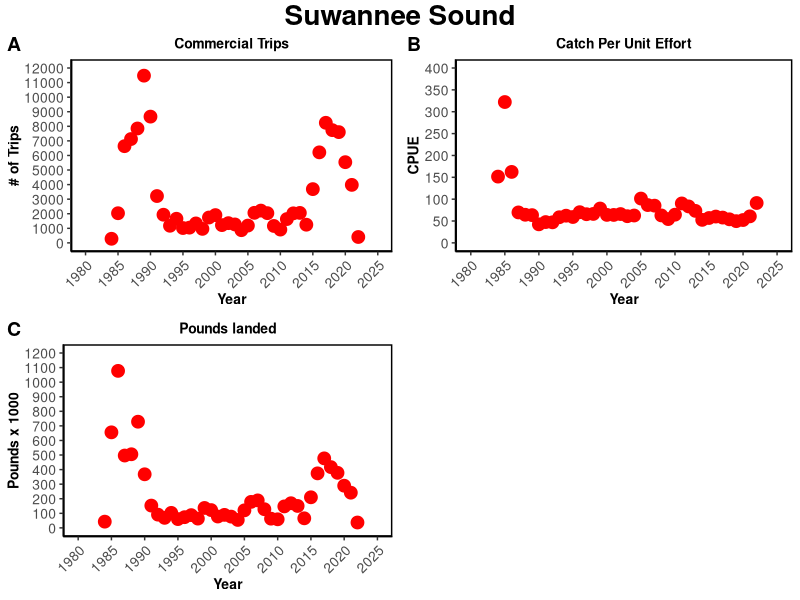
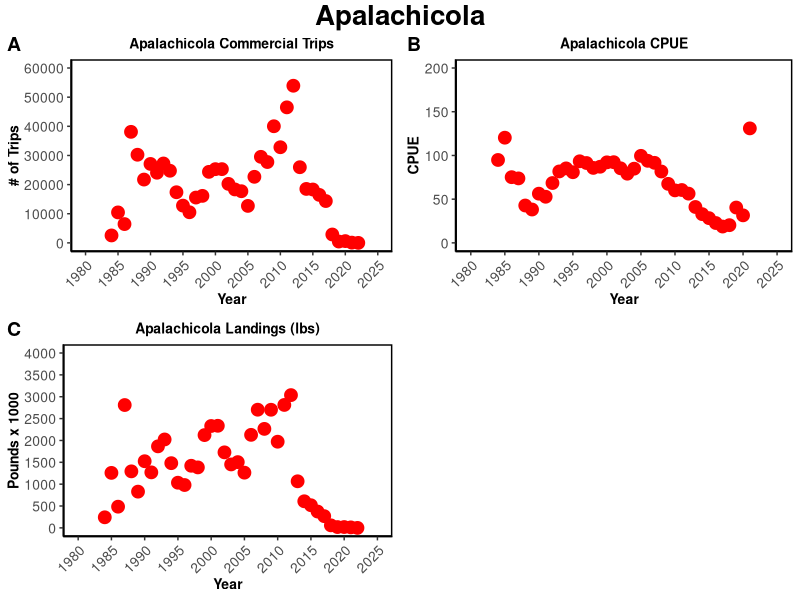
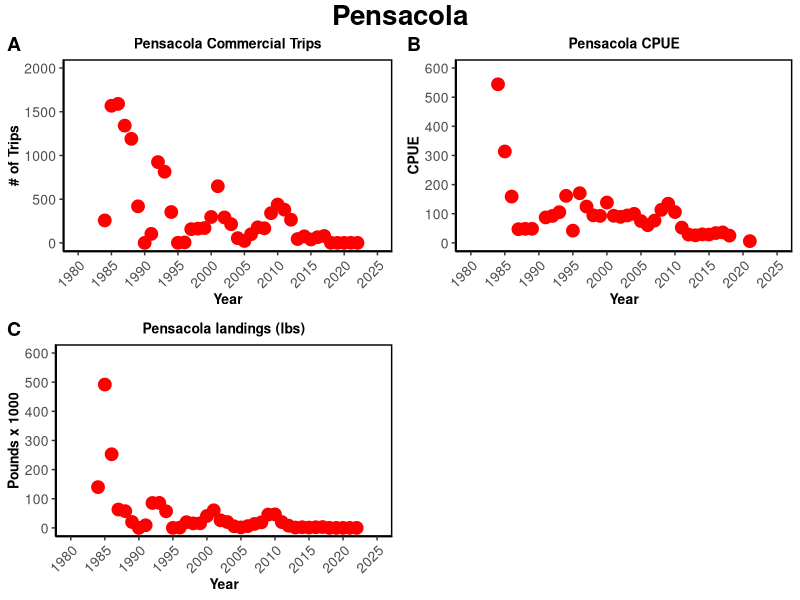
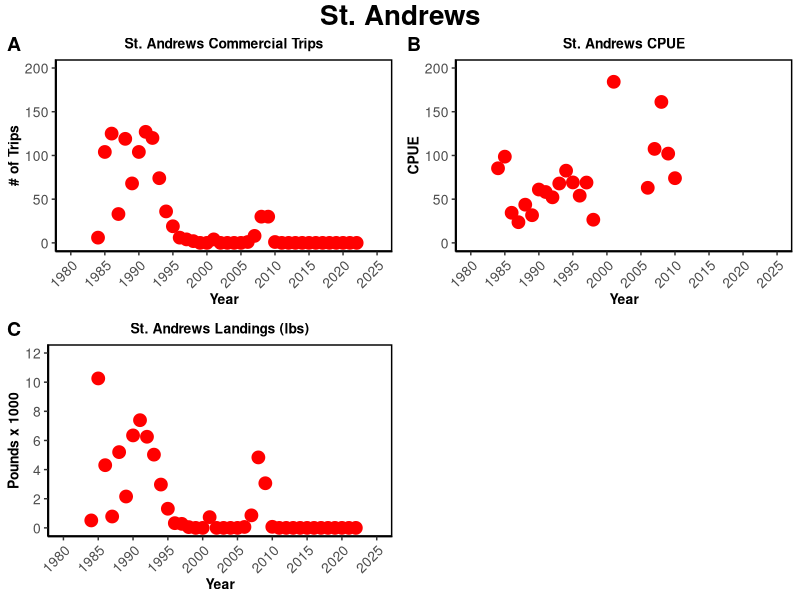
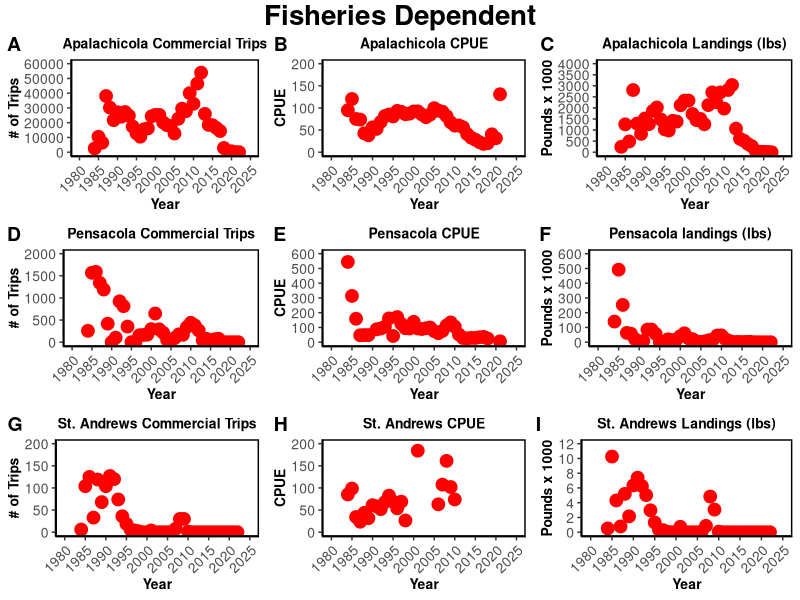
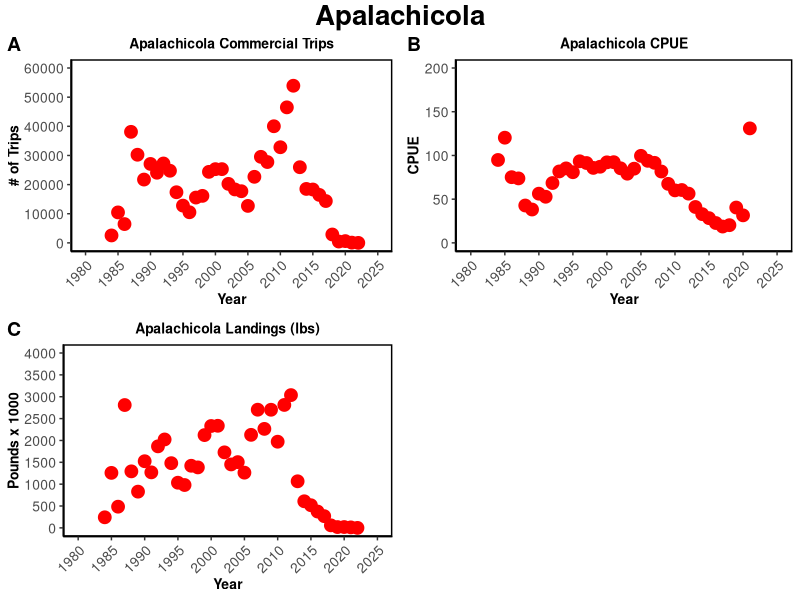
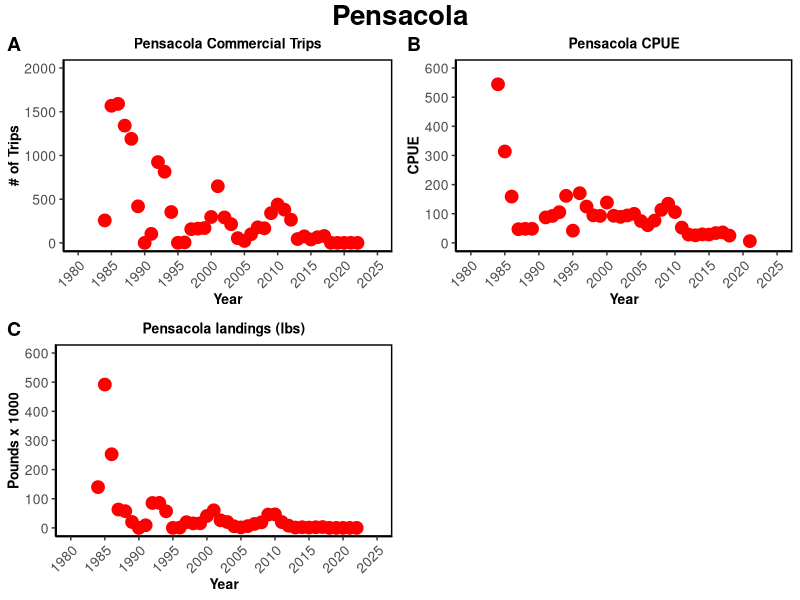
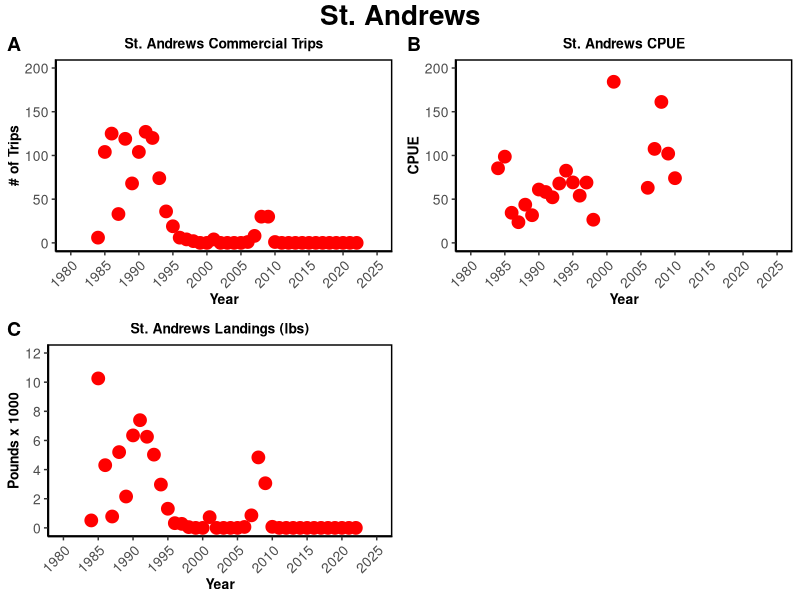

Write the R code that produced these figures, in order.
### Conversions for oyster landings data ###
# Goal - to get the volume of shell removed each year based off of the landings data
# to do this we must somehow convert the meat weight provided in the landings data to the volume of shell
# we can do this by
# meat weight --> # of bushels --> # of oysters --> meat weight per oyster --> pounds to grams --> dry weight --> height --> volume per oyster --> total volume

## Harvest Areas of interest and the counties used to represent them ##
#Suwannee = Dixie and Levy
#Apalachicola = Gulf and Franklin
#Pensacola = Santa Rosa and Escambia
#Choctawhatchee/St. Andrew = Ocaloosa and Walton


setwd("~/Git/AB_DEP/Landings_threebay")

library(dplyr)
library(ggplot2)
library(ggpubr)

## reading in the landings data and cleaning it up to include only the counties we are interested in ##

post_1984 <- read.csv("oyster_landings_by_county_84to22.csv", header = TRUE)

#post_1984 <- select(post_1984, Year, County_Landed, Pounds)

#Suwannee
Dixie <- filter(post_1984, County_Landed == "DIXIE")
Levy <- filter(post_1984, County_Landed == "LEVY")
Dixie <- select(Dixie, Year, Pounds, Trips, Average_Price, Estimated_Value)
Levy <- select(Levy, Year, Pounds, Trips, Average_Price, Estimated_Value)
colnames(Dixie) <- c("Year", "D.pounds","D.trips","D.avg_price","D.est.val") 
colnames(Levy) <- c("Year", "L.pounds","L.trips","L.avg_price","L.est.val") 
suw_counties <- full_join(Dixie, Levy, by = "Year")  # join the two together into one data frame so all the years are listed for each county so we can add them together later
Dixie1<-data.frame(Year=suw_counties$Year,   # separate the counties out again into their own data frames so we can add them together
                   pounds=suw_counties$D.pounds, 
                   trips=suw_counties$D.trips, 
                   avg_price=suw_counties$D.avg_price, 
                   est_val=suw_counties$D.est.val)
Levy1<-data.frame(Year=suw_counties$Year, 
                  pounds=suw_counties$L.pounds, 
                  trips=suw_counties$L.trips, 
                  avg_price=suw_counties$L.avg_price, 
                  est_val=suw_counties$L.est.val)
Levy1[is.na(Levy1)] <- 0 # replace NAs with 0 so we can add columns in the next step
Dixie1[is.na(Dixie1)] <- 0 # replace NAs with 0 so we can add columns in the next step
suw<-Dixie1+Levy1 # add Dixie and Levy data to consolidate into suwannee
suw$Year<-suw$Year/2 # fix the year

#Apalachicola
Gulf <- filter(post_1984, County_Landed == "GULF")
Franklin <- filter(post_1984, County_Landed == "FRANKLIN")
Gulf <- select(Gulf, Year, Pounds, Trips, Average_Price, Estimated_Value)
Franklin <- select(Franklin, Year, Pounds, Trips, Average_Price, Estimated_Value)
colnames(Gulf) <- c("Year", "G.pounds","G.trips","G.avg_price","G.est.val") 
colnames(Franklin) <- c("Year", "F.pounds","F.trips","F.avg_price","F.est.val") 
apa_counties <- full_join(Gulf, Franklin, by = "Year")  # join the two together into one data frame so all the years are listed for each county so we can add them together later
Gulf1<-data.frame(Year=apa_counties$Year,   # separate the counties out again into their own data frames so we can add them together
                   pounds=apa_counties$G.pounds, 
                   trips=apa_counties$G.trips, 
                   avg_price=apa_counties$G.avg_price, 
                   est_val=apa_counties$G.est.val)
Franklin1<-data.frame(Year=apa_counties$Year, 
                  pounds=apa_counties$F.pounds, 
                  trips=apa_counties$F.trips, 
                  avg_price=apa_counties$F.avg_price, 
                  est_val=apa_counties$F.est.val)
Franklin1[is.na(Franklin1)] <- 0 # replace NAs with 0 so we can add columns in the next step
Gulf1[is.na(Gulf1)] <- 0 # replace NAs with 0 so we can add columns in the next step
apa<-Gulf1+Franklin1 # add Gulf and Franklin data to consolidate into apalachicola
apa$Year<-apa$Year/2 # fix the year

#Pensacola
Santa_Rosa <- filter(post_1984, County_Landed == "SANTA ROSA")
Escambia <- filter(post_1984, County_Landed == "ESCAMBIA")
Santa_Rosa <- select(Santa_Rosa, Year, Pounds, Trips, Average_Price, Estimated_Value)
Escambia <- select(Escambia, Year, Pounds, Trips, Average_Price, Estimated_Value)
colnames(Santa_Rosa) <- c("Year", "SR.pounds","SR.trips","SR.avg_price","SR.est.val") 
colnames(Escambia) <- c("Year", "E.pounds","E.trips","E.avg_price","E.est.val") 
pens_counties <- full_join(Santa_Rosa, Escambia, by = "Year")  # join the two together into one data frame so all the years are listed for each county so we can add them together later
Santa_Rosa1<-data.frame(Year=pens_counties$Year,   # separate the counties out again into their own data frames so we can add them together
                  pounds=pens_counties$SR.pounds, 
                  trips=pens_counties$SR.trips, 
                  avg_price=pens_counties$SR.avg_price, 
                  est_val=pens_counties$SR.est.val)
Escambia1<-data.frame(Year=pens_counties$Year, 
                      pounds=pens_counties$E.pounds, 
                      trips=pens_counties$E.trips, 
                      avg_price=pens_counties$E.avg_price, 
                      est_val=pens_counties$E.est.val)
Escambia1[is.na(Escambia1)] <- 0 # replace NAs with 0 so we can add columns in the next step
Santa_Rosa1[is.na(Santa_Rosa1)] <- 0 # replace NAs with 0 so we can add columns in the next step
pens<-Santa_Rosa1+Escambia1 # add Santa_Rosa and Escambia data to consolidate into pensacola
pens$Year<-pens$Year/2 # fix the year

#Choctawhatchee/St. Andrew
Okaloosa <- filter(post_1984, County_Landed == "OKALOOSA")
Walton <- filter(post_1984, County_Landed == "WALTON")
Okaloosa <- select(Okaloosa, Year, Pounds, Trips, Average_Price, Estimated_Value)
Walton <- select(Walton, Year, Pounds, Trips, Average_Price, Estimated_Value)
colnames(Okaloosa) <- c("Year", "O.pounds","O.trips","O.avg_price","O.est.val") 
colnames(Walton) <- c("Year", "W.pounds","W.trips","W.avg_price","W.est.val") 
choc_counties <- full_join(Okaloosa, Walton, by = "Year")  # join the two together into one data frame so all the years are listed for each county so we can add them together later
Okaloosa1<-data.frame(Year=choc_counties$Year,   # separate the counties out again into their own data frames so we can add them together
                  pounds=choc_counties$O.pounds, 
                  trips=choc_counties$O.trips, 
                  avg_price=choc_counties$O.avg_price, 
                  est_val=choc_counties$O.est.val)
Walton1<-data.frame(Year=choc_counties$Year, 
                      pounds=choc_counties$W.pounds, 
                      trips=choc_counties$W.trips, 
                      avg_price=choc_counties$W.avg_price, 
                      est_val=choc_counties$W.est.val)
Walton1[is.na(Walton1)] <- 0 # replace NAs with 0 so we can add columns in the next step
Okaloosa1[is.na(Okaloosa1)] <- 0 # replace NAs with 0 so we can add columns in the next step
choc<-Okaloosa1+Walton1 # add Okaloosa and Walton data to consolidate into choctawhatchee
choc$Year<-choc$Year/2 # fix the year



suw <- select(suw, Year, pounds, trips, avg_price, est_val)
apa <- select(apa, Year, pounds, trips, avg_price, est_val)
pens <- select(pens, Year, pounds, trips, avg_price, est_val)
choc <- select(choc, Year, pounds, trips, avg_price, est_val)


colnames(suw) <- c("Year", "suw.pounds","suw.trips","suw.avg_price","suw.est.val") 
colnames(apa) <- c("Year", "apa.pounds","apa.trips","apa.avg_price","apa.est.val") 
colnames(pens) <- c("Year", "pens.pounds","pens.trips","pens.avg_price","pens.est.val") 
colnames(choc) <- c("Year", "choc.pounds","choc.trips","choc.avg_price","choc.est.val") 


landings_84to22 <- full_join(suw, apa, by = "Year")
landings_84to22 <- full_join(landings_84to22, pens, by="Year")
landings_84to22 <- full_join(landings_84to22, choc, by="Year") # this is the cleaned landings data we will use

## Now we start the conversions

# converting the meat weight from the landings data to the number of bushels
landings_84to22$suw.bushels<-landings_84to22$suw.pounds/6.5625  #from FWC conversion factors
landings_84to22$apa.bushels<-landings_84to22$apa.pounds/6.5625
landings_84to22$pens.bushels<-landings_84to22$pens.pounds/6.5625
landings_84to22$choc.bushels<-landings_84to22$choc.pounds/6.5625

#converting the # of bushels to the # of oysters
landings_84to22$suw.count<-landings_84to22$suw.bushels*225  #from Berrigan paper
landings_84to22$apa.count<-landings_84to22$apa.bushels*225
landings_84to22$pens.count<-landings_84to22$pens.bushels*225
landings_84to22$choc.count<-landings_84to22$choc.bushels*225

#converting from # of oysters to meat weight per oyster
landings_84to22$suw.ind_wt<-landings_84to22$suw.pounds/landings_84to22$suw.count
landings_84to22$apa.ind_wt<-landings_84to22$apa.pounds/landings_84to22$apa.count
landings_84to22$pens.ind_wt<-landings_84to22$pens.pounds/landings_84to22$pens.count
landings_84to22$choc.ind_wt<-landings_84to22$choc.pounds/landings_84to22$choc.count

#convert from pounds to grams
landings_84to22$suw.grams<-landings_84to22$suw.ind_wt*453.592
landings_84to22$apa.grams<-landings_84to22$apa.ind_wt*453.592
landings_84to22$pens.grams<-landings_84to22$pens.ind_wt*453.592
landings_84to22$choc.grams<-landings_84to22$choc.ind_wt*453.592

#for later use
land<-landings_84to22


#### using the minimum harvest size height (75mm)

#converting from height to volume
land$logvol_suw_2<-75*0.034867+0.928140 #from Hajovsky et al
land$vol_suw_2<-exp(land$logvol_suw_2)
land$logvol_apa_2<-75*0.034867+0.928140
land$vol_apa_2<-exp(land$logvol_apa_2)
land$logvol_pens_2<-75*0.034867+0.928140
land$vol_pens_2<-exp(land$logvol_pens_2)
land$logvol_choc_2<-75*0.034867+0.928140
land$vol_choc_2<-exp(land$logvol_choc_2)

#convert from individual oyster volume to total volume per county per year
land$tot_vol_S_2<-land$vol_suw_2*land$suw.count
land$tot_vol_A_2<-land$vol_apa_2*land$apa.count
land$tot_vol_P_2<-land$vol_pens_2*land$pens.count
land$tot_vol_C_2<-land$vol_choc_2*land$choc.count

#convert from mL to meters cubed
land$Vol_S_m3_2<-land$tot_vol_S_2*0.000001
land$Vol_A_m3_2<-land$tot_vol_A_2*0.000001
land$Vol_P_m3_2<-land$tot_vol_P_2*0.000001
land$Vol_C_m3_2<-land$tot_vol_C_2*0.000001

#calculating the number of lone cabbages
LC<-16000/1.308 #yards to meters
land[is.na(land)] = 0
land$num_LC_suw<-land$Vol_S_m3_2/LC
land$num_LC_apa<-land$Vol_A_m3_2/LC
land$num_LC_pens<-land$Vol_P_m3_2/LC
land$num_LC_choc<-land$Vol_C_m3_2/LC

# Calculate CPUE, this is catch/trips
land$suw.CPUE<-land$suw.pounds/land$suw.trips
land$apa.CPUE<-land$apa.pounds/land$apa.trips
land$pens.CPUE<-land$pens.pounds/land$pens.trips
land$choc.CPUE<-land$choc.pounds/land$choc.trips


#plots

names(land)

d1 <- land %>% 
  dplyr::select(Year, suw.pounds,suw.trips,suw.avg_price,suw.CPUE,Vol_S_m3_2)

names(d1) <- c("Year", "suw.pounds","suw.trips","suw.price","suw.cpue","suw.removed" )
  
names(d1)


#### Plots for Suwannee Sound ####
#number of cubic meters removed from suwannee sound
s1<-ggplot(data = d1, aes(x = Year, y = suw.removed)) +
  geom_point(colour ="red", size=4) +
  theme_classic()+
  scale_x_continuous(limits=c(1980,2025),breaks=c(1980, 1985, 1990,
                                                  1995,2000, 2005, 2010,2015,2020, 2025)) +
  scale_y_continuous(limits=c(0,1400),breaks=c(0,200,400,600, 800, 1000, 1200, 1400))+
  theme(axis.text=element_text(size=10),
        axis.title=element_text(size=10),
        plot.title =element_text(size=10, hjust = 0.5),
        axis.text.x = element_text(angle = 45, hjust = 1),
        panel.border = element_rect(color = "black", size = 1, fill = NA, 
                                    linetype="solid")) +
  labs(title = "Shell Material Removed",
       y = "Cubic Meters Removed")


#number of trips in suwannee sound
s2<-ggplot(data = d1, aes(x = Year, y = suw.trips)) +
  
  geom_point(colour ="red", size=4) +
  theme_classic()+
  scale_x_continuous(limits=c(1980,2025),breaks=c(1980, 1985, 1990,
                                                  1995,2000, 2005, 2010,2015,2020, 2025)) +
  scale_y_continuous(limits=c(0,12000),breaks=c(seq(0,12000, by= 1000))) +
  theme(axis.text=element_text(size=10),axis.title=element_text(size=10,
                                                                face="bold"),
        plot.title =element_text(size=10, face='bold', hjust = 0.5),
        axis.text.x = element_text(angle = 45, hjust = 1),
        panel.border = element_rect(color = "black", size = 1, fill = NA, 
                                    linetype="solid")) +
  labs(title = "Commercial Trips",
       y = "# of Trips")

# CPUE for Suwannee Sound
s3<-ggplot(data=d1, aes(x=Year, y=suw.cpue))+
  geom_point(colour ="red", size=4) +
  theme_classic()+
  scale_x_continuous(limits=c(1980,2025),breaks=c(1980, 1985, 1990,1995,2000, 2005, 
                                                  2010,2015,2020,2025)) +
  scale_y_continuous(limits=c(0,400),breaks=c(0,50,100,150,200,250,300,350,400))+
  theme(axis.text=element_text(size=10),axis.title=element_text(size=10,
                                                                face="bold"),
        plot.title =element_text(size=10, face='bold', hjust = 0.5),
        axis.text.x = element_text(angle = 45, hjust = 1),
        panel.border = element_rect(color = "black", size = 1, fill = NA, 
                                    linetype="solid")) +
  labs(title = "Catch Per Unit Effort",
       y = "CPUE")

#landings in Suwannee sound
s4<-ggplot(data = d1, aes(x = Year, y = suw.pounds/1000)) +
    geom_point(colour ="red", size=4) +
    theme_classic()+
    scale_x_continuous(limits=c(1980,2025),breaks=c(1980,1985,1990, 1995, 2000, 2005, 
                                                    2010,2015,2020,2025)) +
    scale_y_continuous(limits=c(0,1200),breaks=c(0, 100, 200, 300, 400, 500, 600, 700, 
                                                   800, 900, 1000, 1100, 1200))+
    theme(axis.text=element_text(size=10),axis.title=element_text(size=10,
                                                                  face="bold"),
          plot.title =element_text(size=10, face='bold', hjust = 0.5),
          axis.text.x = element_text(angle = 45, hjust = 1),
          panel.border = element_rect(color = "black", size = 1, fill = NA, 
                                      linetype="solid")) +
    labs(title = "Pounds landed",
         y = "Pounds x 1000")

suw_fig<-ggarrange(s2,s3,s4, 
                    labels = c("A", "B", "C", "D"),
                    ncol = 2, nrow = 2)
annotate_figure(suw_fig,
                top = text_grob("Suwannee Sound", color = "black", face = "bold", size = 20))

#ggsave("suwannee_dependent.pdf", width = 10, height = 10)

#### Apalachicola ####
d2 <- land %>% 
  dplyr::select(Year, apa.pounds,apa.trips,apa.avg_price,apa.CPUE,Vol_A_m3_2)

names(d2) <- c("Year", "apa.pounds","apa.trips","apa.price","apa.cpue","apa.removed")

names(d2)

#### Plots for Apalachicola ####
#number of cubic meters removed from Apalachicola sound
a1<-ggplot(data = d2, aes(x = Year, y = apa.removed)) +
  geom_point(colour ="red", size=4) +
  theme_classic()+
  scale_x_continuous(limits=c(1980,2025),breaks=c(1980,1985,1990,1995,2000,2005,2010,2015,2020,2025))+
  scale_y_continuous(limits=c(0,1400),breaks=c(0,200,400,600,800,1000,1200,1400))+
  theme(axis.text=element_text(size=10),
        axis.title=element_text(size=10),
        plot.title =element_text(size=10, hjust = 0.5),
        axis.text.x = element_text(angle = 45, hjust = 1),
        panel.border = element_rect(color = "black", size = 1, fill = NA, 
                                    linetype="solid")) +
  labs(title = "Shell Material Removed",
       y = "Cubic Meters Removed")


#number of trips in apalachicola
a2<-ggplot(data = d2, aes(x = Year, y = apa.trips)) +
  
  geom_point(colour ="red", size=4) +
  theme_classic()+
  scale_x_continuous(limits=c(1980,2025),breaks=c(1980, 1985, 1990,
                                                  1995,2000, 2005, 2010,2015,2020, 2025)) +
  scale_y_continuous(limits=c(0,60000),breaks=c(0,10000,20000,30000,40000,50000, 60000)) +
  theme(axis.text=element_text(size=10),axis.title=element_text(size=10,
                                                                face="bold"),
        plot.title =element_text(size=10, face='bold', hjust = 0.5),
        axis.text.x = element_text(angle = 45, hjust = 1),
        panel.border = element_rect(color = "black", size = 1, fill = NA, 
                                    linetype="solid")) +
  labs(title = "Apalachicola Commercial Trips",
       y = "# of Trips")

# CPUE for Apalachicola
a3<-ggplot(data=d2, aes(x=Year, y=apa.cpue))+
  geom_point(colour ="red", size=4) +
  theme_classic()+
  scale_x_continuous(limits=c(1980,2025),breaks=c(1980, 1985, 1990,1995,2000, 2005, 
                                                  2010,2015,2020,2025)) +
  scale_y_continuous(limits=c(0,200),breaks=c(0,50,100,150,200))+
  theme(axis.text=element_text(size=10),axis.title=element_text(size=10,
                                                                face="bold"),
        plot.title =element_text(size=10, face='bold', hjust = 0.5),
        axis.text.x = element_text(angle = 45, hjust = 1),
        panel.border = element_rect(color = "black", size = 1, fill = NA, 
                                    linetype="solid")) +
  labs(title = "Apalachicola CPUE",
       y = "CPUE")

#landings in Apalachicola
a4<-ggplot(data = d2, aes(x = Year, y = apa.pounds/1000)) +
  geom_point(colour ="red", size=4) +
  theme_classic()+
  scale_x_continuous(limits=c(1980,2025),breaks=c(1980,1985,1990, 1995, 2000, 2005, 
                                                  2010,2015,2020,2025)) +
  scale_y_continuous(limits=c(0,4000),breaks=c(0, 500, 1000, 1500, 2000, 2500, 3000, 3500, 
                                               4000))+
  theme(axis.text=element_text(size=10),axis.title=element_text(size=10,
                                                                face="bold"),
        plot.title =element_text(size=10, face='bold', hjust = 0.5),
        axis.text.x = element_text(angle = 45, hjust = 1),
        panel.border = element_rect(color = "black", size = 1, fill = NA, 
                                    linetype="solid")) +
  labs(title = "Apalachicola Landings (lbs)",
       y = "Pounds x 1000")

apa_fig<-ggarrange(a2,a3,a4, 
                   labels = c("A", "B", "C", "D"),
                   ncol = 2, nrow = 2)
annotate_figure(apa_fig,
                top = text_grob("Apalachicola", color = "black", face = "bold", size = 20))

ggsave("apalach_dependent.pdf", width = 10, height = 10)


#### Pensacola ####
#volume in meters cubed of shell material removed from Pensacola
d3 <- land %>% 
  dplyr::select(Year, pens.pounds,pens.trips,pens.avg_price,pens.CPUE,Vol_A_m3_2)

names(d3) <- c("Year", "pen.pounds","pen.trips","pen.price","pen.cpue","pen.removed")

#### Plots for pensacola ####
#number of cubic meters removed from pensacola sound
p1<-ggplot(data = d3, aes(x = Year, y = pen.removed)) +
  geom_point(colour ="red", size=4) +
  theme_classic()+
  scale_x_continuous(limits=c(1980,2025),breaks=c(1980,1985,1990,1995,2000,2005,2010,2015,2020,2025))+
  scale_y_continuous(limits=c(0,4000),breaks=c(seq(0,4000, by= 500)))+
  theme(axis.text=element_text(size=10),
        axis.title=element_text(size=10),
        plot.title =element_text(size=10, hjust = 0.5),
        axis.text.x = element_text(angle = 45, hjust = 1),
        panel.border = element_rect(color = "black", size = 1, fill = NA, 
                                    linetype="solid")) +
  labs(title = "Shell Material Removed",
       y = "Cubic Meters Removed")

#number of trips in pensacola
p2<-ggplot(data = d3, aes(x = Year, y = pen.trips)) +
  
  geom_point(colour ="red", size=4) +
  theme_classic()+
  scale_x_continuous(limits=c(1980,2025),breaks=c(1980, 1985, 1990,
                                                  1995,2000, 2005, 2010,2015,2020, 2025)) +
  scale_y_continuous(limits=c(0,2000),breaks=c(seq(0,2000, by= 500))) +
  theme(axis.text=element_text(size=10),axis.title=element_text(size=10,
                                                                face="bold"),
        plot.title =element_text(size=10, face='bold', hjust = 0.5),
        axis.text.x = element_text(angle = 45, hjust = 1),
        panel.border = element_rect(color = "black", size = 1, fill = NA, 
                                    linetype="solid")) +
  labs(title = "Pensacola Commercial Trips",
       y = "# of Trips")

# CPUE for pensacola
p3<-ggplot(data=d3, aes(x=Year, y=pen.cpue))+
  geom_point(colour ="red", size=4) +
  theme_classic()+
  scale_x_continuous(limits=c(1980,2025),breaks=c(1980, 1985, 1990,1995,2000, 2005, 
                                                  2010,2015,2020,2025)) +
  scale_y_continuous(limits=c(0,600),breaks=c(seq(0,600, by= 100)))+
  theme(axis.text=element_text(size=10),axis.title=element_text(size=10,
                                                                face="bold"),
        plot.title =element_text(size=10, face='bold', hjust = 0.5),
        axis.text.x = element_text(angle = 45, hjust = 1),
        panel.border = element_rect(color = "black", size = 1, fill = NA, 
                                    linetype="solid")) +
  labs(title = "Pensacola CPUE",
       y = "CPUE")

#landings in pensacola
p4<-ggplot(data = d3, aes(x = Year, y = pen.pounds/1000)) +
  geom_point(colour ="red", size=4) +
  theme_classic()+
  scale_x_continuous(limits=c(1980,2025),breaks=c(1980,1985,1990, 1995, 2000, 2005, 
                                                  2010,2015,2020,2025)) +
  scale_y_continuous(limits=c(0,600),breaks=c(seq(0,600, by= 100)))+
  theme(axis.text=element_text(size=10),axis.title=element_text(size=10,
                                                                face="bold"),
        plot.title =element_text(size=10, face='bold', hjust = 0.5),
        axis.text.x = element_text(angle = 45, hjust = 1),
        panel.border = element_rect(color = "black", size = 1, fill = NA, 
                                    linetype="solid")) +
  labs(title = "Pensacola landings (lbs)",
       y = "Pounds x 1000")

pen_fig<-ggarrange(p2,p3,p4, 
                   labels = c("A", "B", "C", "D"),
                   ncol = 2, nrow = 2)
annotate_figure(pen_fig,
                top = text_grob("Pensacola", color = "black", face = "bold", size = 20))

ggsave("pensacola_dependent.pdf", width = 10, height = 10)


#### Choctawhatchee ####
d4 <- land %>% 
  dplyr::select(Year, choc.pounds,choc.trips,choc.avg_price,choc.CPUE,Vol_A_m3_2)

names(d4) <- c("Year", "choc.pounds","choc.trips","choc.price","choc.cpue","choc.removed")

#### Plots for St. Andrews ####
#number of cubic meters removed from St. Andrews sound
s1<-ggplot(data = d4, aes(x = Year, y = choc.removed)) +
  geom_point(colour ="red", size=4) +
  theme_classic()+
  scale_x_continuous(limits=c(1980,2025),breaks=c(1980,1985,1990,1995,2000,2005,2010,2015,2020,2025))+
  scale_y_continuous(limits=c(0,4000),breaks=c(0,500,1000,1500,2000,2500,3000,3500,4000))+
  theme(axis.text=element_text(size=10),
        axis.title=element_text(size=10),
        plot.title =element_text(size=10, hjust = 0.5),
        axis.text.x = element_text(angle = 45, hjust = 1),
        panel.border = element_rect(color = "black", size = 1, fill = NA, 
                                    linetype="solid")) +
  labs(title = "Shell Material Removed",
       y = "Cubic Meters Removed")

#number of trips in St. Andrews
s2<-ggplot(data = d4, aes(x = Year, y = choc.trips)) +
  geom_point(colour ="red", size=4) +
  theme_classic()+
  scale_x_continuous(limits=c(1980,2025),breaks=c(1980, 1985, 1990,
                                                  1995,2000, 2005, 2010,2015,2020, 2025)) +
  scale_y_continuous(limits=c(0,200),breaks=c(0,50,100,150,200)) +
  theme(axis.text=element_text(size=10),axis.title=element_text(size=10,
                                                                face="bold"),
        plot.title =element_text(size=10, face='bold', hjust = 0.5),
        axis.text.x = element_text(angle = 45, hjust = 1),
        panel.border = element_rect(color = "black", size = 1, fill = NA, 
                                    linetype="solid")) +
  labs(title = "St. Andrews Commercial Trips",
       y = "# of Trips")

# CPUE for St. Andrews
s3<-ggplot(data=d4, aes(x=Year, y=choc.cpue))+
  geom_point(colour ="red", size=4) +
  theme_classic()+
  scale_x_continuous(limits=c(1980,2025),breaks=c(1980, 1985, 1990,1995,2000, 2005, 
                                                  2010,2015,2020,2025)) +
  scale_y_continuous(limits=c(0,200),breaks=c(0,50,100,150,200,250))+
  theme(axis.text=element_text(size=10),axis.title=element_text(size=10,
                                                                face="bold"),
        plot.title =element_text(size=10, face='bold', hjust = 0.5),
        axis.text.x = element_text(angle = 45, hjust = 1),
        panel.border = element_rect(color = "black", size = 1, fill = NA, 
                                    linetype="solid")) +
  labs(title = "St. Andrews CPUE",
       y = "CPUE")

#landings in St. Andrews
s4<-ggplot(data = d4, aes(x = Year, y = choc.pounds/1000)) +
  geom_point(colour ="red", size=4) +
  theme_classic()+
  scale_x_continuous(limits=c(1980,2025),breaks=c(1980,1985,1990, 1995, 2000, 2005, 
                                                  2010,2015,2020,2025)) +
  scale_y_continuous(limits=c(0,12),breaks=c(0, 2, 4, 6, 8, 10, 12))+
                       theme(axis.text=element_text(size=10),axis.title=element_text(size=10,
                                                                                     face="bold"),
                             plot.title =element_text(size=10, face='bold', hjust = 0.5),
                             axis.text.x = element_text(angle = 45, hjust = 1),
                             panel.border = element_rect(color = "black", size = 1, fill = NA, 
                                                         linetype="solid")) +
labs(title = "St. Andrews Landings (lbs)",
y = "Pounds x 1000")
                     
choc_fig<-ggarrange(s2,s3,s4, 
       labels = c("A", "B", "C", "D"),
       ncol = 2, nrow = 2)
   
annotate_figure(choc_fig,
                top = text_grob("St. Andrews", color = "black", face = "bold", size = 20))

ggsave("standrews_dependent.pdf", width = 10, height = 10)

######
#all arrange
all_fig<-ggarrange(a2,a3,a4,p2,p3,p4,s2,s3,s4, 
                    labels = c("A", "B", "C", "D", "E",
                               "F","G","H","I"),
                    ncol = 3, nrow = 3)

annotate_figure(all_fig,
                top = text_grob("Fisheries Dependent", color = "black", face = "bold", size = 20))

ggsave("all_dependent.png", width = 10, height = 10)

